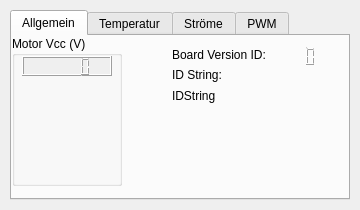
<ui version="4.0" >
 <class>RobotDataWidget</class>
 <widget class="QWidget" name="RobotDataWidget" >
  <property name="geometry" >
   <rect>
    <x>0</x>
    <y>0</y>
    <width>360</width>
    <height>210</height>
   </rect>
  </property>
  <property name="font" >
   <font/>
  </property>
  <property name="windowTitle" >
   <string>RobotData</string>
  </property>
  <widget class="QTabWidget" name="tabWidgetData" >
   <property name="geometry" >
    <rect>
     <x>10</x>
     <y>10</y>
     <width>340</width>
     <height>190</height>
    </rect>
   </property>
   <property name="currentIndex" >
    <number>0</number>
   </property>
   <widget class="QWidget" name="tab" >
    <attribute name="title" >
     <string>Allgemein</string>
    </attribute>
    <widget class="QLCDNumber" name="lCDNumberVers" >
     <property name="geometry" >
      <rect>
       <x>290</x>
       <y>10</y>
       <width>16</width>
       <height>20</height>
      </rect>
     </property>
     <property name="lineWidth" >
      <number>0</number>
     </property>
     <property name="numDigits" >
      <number>1</number>
     </property>
    </widget>
    <widget class="QGroupBox" name="groupBox3" >
     <property name="geometry" >
      <rect>
       <x>0</x>
       <y>0</y>
       <width>110</width>
       <height>150</height>
      </rect>
     </property>
     <property name="title" >
      <string>Motor Vcc (V)</string>
     </property>
     <widget class="QLCDNumber" name="lCDNumberVcc" >
      <property name="geometry" >
       <rect>
        <x>10</x>
        <y>20</y>
        <width>90</width>
        <height>20</height>
       </rect>
      </property>
      <property name="autoFillBackground" >
       <bool>true</bool>
      </property>
     </widget>
     <widget class="TribotsTools::ValPlotWidget" native="1" name="ValPlotWidgetVcc" >
      <property name="geometry" >
       <rect>
        <x>10</x>
        <y>40</y>
        <width>90</width>
        <height>100</height>
       </rect>
      </property>
     </widget>
    </widget>
    <widget class="QLabel" name="textLabel1" >
     <property name="geometry" >
      <rect>
       <x>160</x>
       <y>10</y>
       <width>122</width>
       <height>17</height>
      </rect>
     </property>
     <property name="text" >
      <string>Board Version ID:</string>
     </property>
     <property name="wordWrap" >
      <bool>false</bool>
     </property>
    </widget>
    <widget class="QLabel" name="textLabel1_2" >
     <property name="geometry" >
      <rect>
       <x>160</x>
       <y>30</y>
       <width>65</width>
       <height>17</height>
      </rect>
     </property>
     <property name="text" >
      <string>ID String:</string>
     </property>
     <property name="wordWrap" >
      <bool>false</bool>
     </property>
    </widget>
    <widget class="QLabel" name="textLabelIDString" >
     <property name="geometry" >
      <rect>
       <x>160</x>
       <y>50</y>
       <width>160</width>
       <height>20</height>
      </rect>
     </property>
     <property name="text" >
      <string>IDString</string>
     </property>
     <property name="wordWrap" >
      <bool>false</bool>
     </property>
    </widget>
   </widget>
   <widget class="QWidget" name="tab" >
    <attribute name="title" >
     <string>Temperatur</string>
    </attribute>
    <widget class="QGroupBox" name="groupBox7" >
     <property name="geometry" >
      <rect>
       <x>0</x>
       <y>0</y>
       <width>330</width>
       <height>150</height>
      </rect>
     </property>
     <property name="title" >
      <string>Motor Temperatur (°C)</string>
     </property>
     <widget class="QLCDNumber" name="lCDNumberTemp1" >
      <property name="geometry" >
       <rect>
        <x>10</x>
        <y>20</y>
        <width>90</width>
        <height>20</height>
       </rect>
      </property>
     </widget>
     <widget class="QLCDNumber" name="lCDNumberTemp3" >
      <property name="geometry" >
       <rect>
        <x>230</x>
        <y>20</y>
        <width>90</width>
        <height>20</height>
       </rect>
      </property>
     </widget>
     <widget class="QLCDNumber" name="lCDNumberTemp2" >
      <property name="geometry" >
       <rect>
        <x>120</x>
        <y>20</y>
        <width>90</width>
        <height>20</height>
       </rect>
      </property>
     </widget>
     <widget class="TribotsTools::ValPlotWidget" native="1" name="ValPlotWidgetT1" >
      <property name="geometry" >
       <rect>
        <x>10</x>
        <y>40</y>
        <width>90</width>
        <height>100</height>
       </rect>
      </property>
     </widget>
     <widget class="TribotsTools::ValPlotWidget" native="1" name="ValPlotWidgetT2" >
      <property name="geometry" >
       <rect>
        <x>120</x>
        <y>40</y>
        <width>90</width>
        <height>100</height>
       </rect>
      </property>
     </widget>
     <widget class="TribotsTools::ValPlotWidget" native="1" name="ValPlotWidgetT3" >
      <property name="geometry" >
       <rect>
        <x>230</x>
        <y>40</y>
        <width>90</width>
        <height>100</height>
       </rect>
      </property>
     </widget>
    </widget>
   </widget>
   <widget class="QWidget" name="TabPage" >
    <attribute name="title" >
     <string>Ströme</string>
    </attribute>
    <widget class="QGroupBox" name="groupBox7_2" >
     <property name="geometry" >
      <rect>
       <x>0</x>
       <y>0</y>
       <width>330</width>
       <height>150</height>
      </rect>
     </property>
     <property name="title" >
      <string>Motor Ströme (A)</string>
     </property>
     <widget class="QLCDNumber" name="lCDNumberC1" >
      <property name="geometry" >
       <rect>
        <x>10</x>
        <y>20</y>
        <width>90</width>
        <height>20</height>
       </rect>
      </property>
     </widget>
     <widget class="QLCDNumber" name="lCDNumberC2" >
      <property name="geometry" >
       <rect>
        <x>120</x>
        <y>20</y>
        <width>90</width>
        <height>20</height>
       </rect>
      </property>
     </widget>
     <widget class="QLCDNumber" name="lCDNumberC3" >
      <property name="geometry" >
       <rect>
        <x>230</x>
        <y>20</y>
        <width>90</width>
        <height>20</height>
       </rect>
      </property>
     </widget>
     <widget class="TribotsTools::ValPlotWidget" native="1" name="ValPlotWidgetC1" >
      <property name="geometry" >
       <rect>
        <x>10</x>
        <y>40</y>
        <width>90</width>
        <height>100</height>
       </rect>
      </property>
     </widget>
     <widget class="TribotsTools::ValPlotWidget" native="1" name="ValPlotWidgetC2" >
      <property name="geometry" >
       <rect>
        <x>120</x>
        <y>40</y>
        <width>90</width>
        <height>100</height>
       </rect>
      </property>
     </widget>
     <widget class="TribotsTools::ValPlotWidget" native="1" name="ValPlotWidgetC3" >
      <property name="geometry" >
       <rect>
        <x>230</x>
        <y>40</y>
        <width>90</width>
        <height>100</height>
       </rect>
      </property>
     </widget>
    </widget>
   </widget>
   <widget class="QWidget" name="TabPage" >
    <attribute name="title" >
     <string>PWM</string>
    </attribute>
    <widget class="QGroupBox" name="groupBox7_3" >
     <property name="geometry" >
      <rect>
       <x>0</x>
       <y>0</y>
       <width>330</width>
       <height>150</height>
      </rect>
     </property>
     <property name="title" >
      <string>PWM Output (%)</string>
     </property>
     <widget class="QLCDNumber" name="lCDNumberO1" >
      <property name="geometry" >
       <rect>
        <x>10</x>
        <y>20</y>
        <width>90</width>
        <height>20</height>
       </rect>
      </property>
     </widget>
     <widget class="QLCDNumber" name="lCDNumberO2" >
      <property name="geometry" >
       <rect>
        <x>120</x>
        <y>20</y>
        <width>90</width>
        <height>20</height>
       </rect>
      </property>
     </widget>
     <widget class="QLCDNumber" name="lCDNumberO3" >
      <property name="geometry" >
       <rect>
        <x>230</x>
        <y>20</y>
        <width>90</width>
        <height>20</height>
       </rect>
      </property>
     </widget>
     <widget class="TribotsTools::ValPlotWidget" native="1" name="ValPlotWidgetO1" >
      <property name="geometry" >
       <rect>
        <x>10</x>
        <y>40</y>
        <width>90</width>
        <height>100</height>
       </rect>
      </property>
     </widget>
     <widget class="TribotsTools::ValPlotWidget" native="1" name="ValPlotWidgetO2" >
      <property name="geometry" >
       <rect>
        <x>120</x>
        <y>40</y>
        <width>90</width>
        <height>100</height>
       </rect>
      </property>
     </widget>
     <widget class="TribotsTools::ValPlotWidget" native="1" name="ValPlotWidgetO3" >
      <property name="geometry" >
       <rect>
        <x>230</x>
        <y>40</y>
        <width>90</width>
        <height>100</height>
       </rect>
      </property>
     </widget>
    </widget>
   </widget>
  </widget>
 </widget>
 <layoutdefault spacing="6" margin="11" />
 <customwidgets>
  <customwidget>
   <class>TribotsTools::ValPlotWidget</class>
   <extends>QWidget</extends>
   <header>../../../components/ValPlotWidget.h</header>
  </customwidget>
 </customwidgets>
 <resources/>
 <connections/>
</ui>
